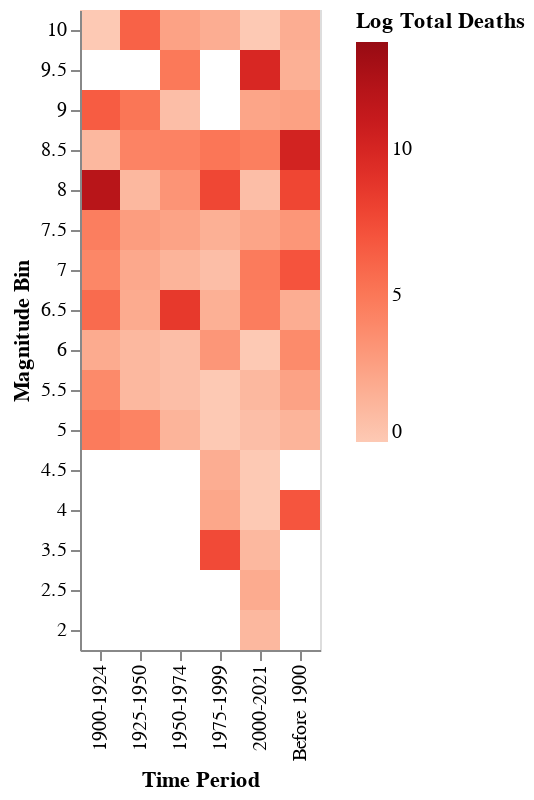

The notebook cell saved with this chart:
### Code cell
# Before 1900 is at the end, ??FIX??
alt.Chart(quake_deaths).mark_rect().encode(
    x='Time Period:N',
    y=alt.Y('Magnitude Bin:N', scale=alt.Scale(reverse=True)),
    color=alt.Color('Log Total Deaths:Q', scale=alt.Scale(scheme='reds'))
)

### Figure 1 — Vega-Lite specification as saved in the notebook (floating-point values rounded to 4 significant figures; data arrays with more than 128 entries replaced by an {"elided": "..."} marker saying what was removed)
{"config": {"view": {"continuousWidth": 400, "continuousHeight": 300}}, "data": {"name": "data-ef26d7913f1cf9e9670a66bad01bd0c9"}, "mark": "rect", "encoding": {"color": {"type": "quantitative", "field": "Log Total Deaths", "scale": {"scheme": "reds"}}, "x": {"type": "nominal", "field": "Time Period"}, "y": {"type": "nominal", "field": "Magnitude Bin", "scale": {"reverse": true}}}, "$schema": "https://vega.github.io/schema/vega-lite/v4.8.1.json", "datasets": {"data-ef26d7913f1cf9e9670a66bad01bd0c9": {"elided": "1786 records"}}}
